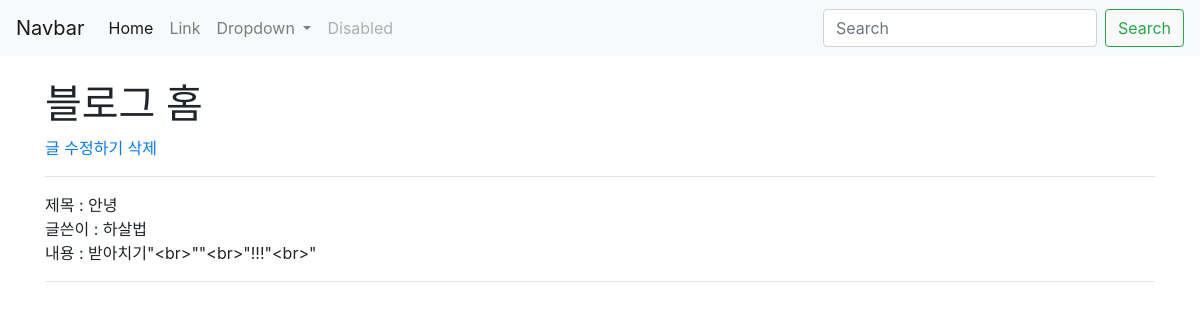
The app's page /blog/detail/8 with its own data.
### blogapp/models.py (models this page shows, shortened)
class Blog(models.Model):
    title = models.CharField(max_length=50)
    writer = models.CharField(max_length=50)
    body = models.TextField()

### blogapp/views.py (the view)
# urls.py: path('/detail/<int:id>', views.detail, name="detail"),
def detail(request, id):
    blog = get_object_or_404(Blog, pk=id)
    return render(request, 'detail.html', {'blog':blog})

### CRUD_app/templates/detail.html
{% extends 'base.html' %}
{% block content %}
<h1>블로그 홈</h1>
<a href="{% url 'edit' blog.id %}" >글 수정하기</a>
<a href="{% url 'delete' blog.id %}" >삭제</a>
<br>
<hr>
제목   : {{ blog.title }}
<br>
글쓴이 : {{ blog.writer }}
<br>
내용   : {{ blog.body }}
<hr>
{% endblock %}

### records on screen
Blog: title "안녕", writer "하살법", body "받아치기\"<br>\"\"<br>\"!!!\"<br>\""
